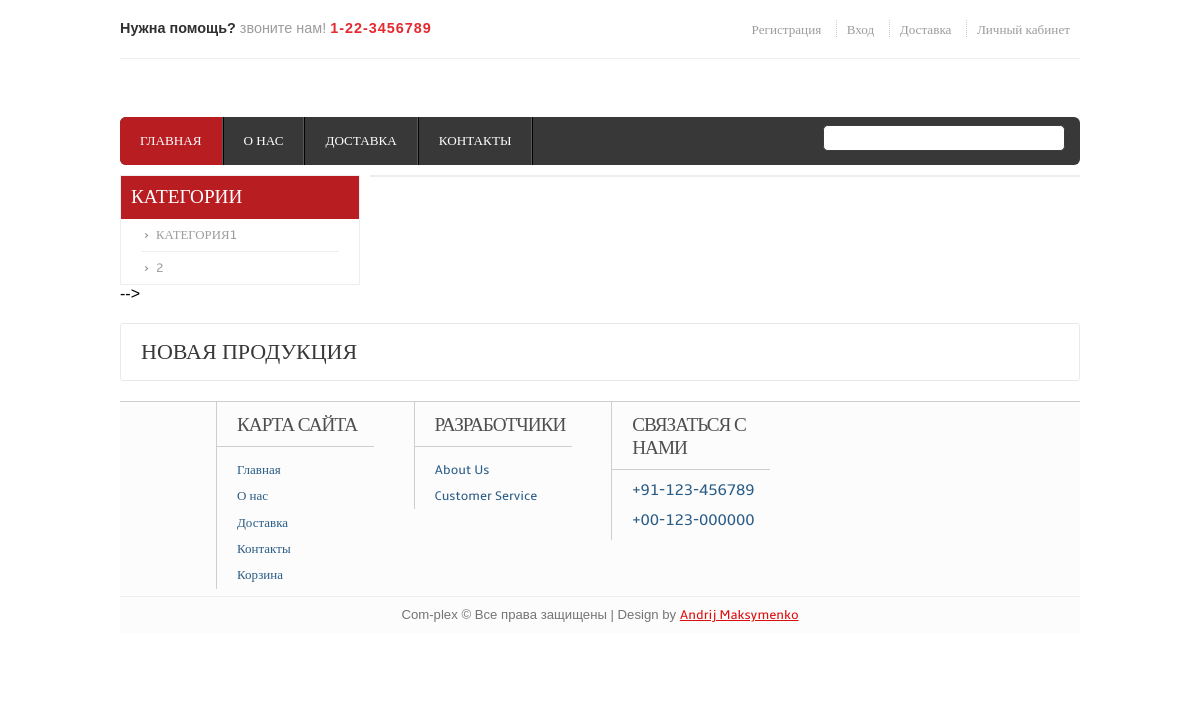
Page /product_list/1/ on the earlier database version.
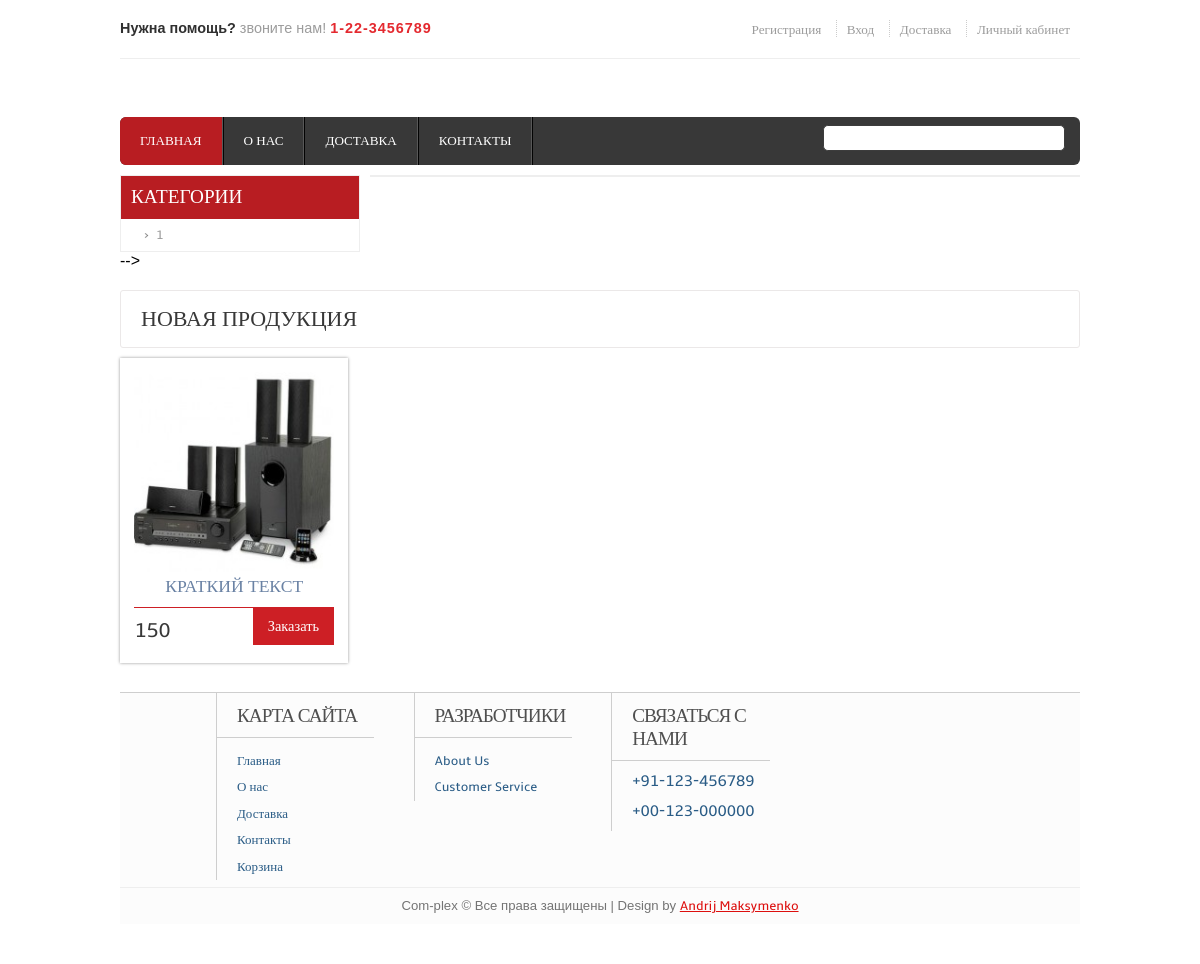
Same page on the later database version.
### product/models.py (models this page shows, shortened)
class Categories(models.Model):
    categories = models.CharField(max_length=150,
                                  verbose_name=u'Категории')
    class Meta:
        verbose_name = 'Категория'
        verbose_name_plural = 'Категории'
    def get_absolute_url(self):
        return u'/product_list/%s' % self.id

class Product(models.Model):
    DISABLE = 0
    ENABLE = 1
    HOT_NEW = 2
    STATE_CHOICE = (
        (DISABLE, 'Disable'),
        (ENABLE, 'Enable'),
        (HOT_NEW, 'Hot New'),
    )
    name = models.CharField(max_length=50, verbose_name="Продукт")
    full_text = models.TextField()
    short_text = models.TextField()
    price = models.IntegerField()
    date_creation = models.DateTimeField(auto_now_add=True)
    category = models.ForeignKey('Categories')
    mainphoto =  models.ImageField(upload_to='PhotoImage/',
                                     verbose_name=u'ГлавФото')
    photos = models.ManyToManyField('Photo',
                                    blank=True, null=True)
    miniphotos = models.ManyToManyField('Miniphoto', blank = True, null = True)
    state = models.SmallIntegerField(default=ENABLE,
                                     choices=STATE_CHOICE,
                                     verbose_name=u'Статус')
    class Meta:
        ordering = ["-date_creation"]
        verbose_name = 'Товар'
        verbose_name_plural = 'Товары'

### product/views.py (the view)
# urls.py: url(r'^product_list/(?P<id>\d+)/$', 'product_list'),
def product_list(request, id):
    categories = Categories.objects.all()
    products = Product.objects.filter(category__id=id)
    data = {'categories': categories, 'products': products}
    return render(request, 'product_list.html', data)

### profile/context_processor.py (called while the page is built)
def context_profile(request):
	not_open = 0
	if request.user.is_authenticated():
		if request.user.is_superuser:
			return {"not_to_open_this_sheet_ever":not_open}
		else:
			user = request.user
			custom_user = CustomUser.objects.get(user=user)
			return {"custom_user": custom_user}
	else:
		return {"not_to_open_this_sheet_ever":not_open}

### product/templates/product_list.html (shortened to what this page needs)
{% extends "index.html" %}
{% block content %}
	<div class="header_slide">
			<div class="header_bottom_left">
				<div class="categories">
				  <ul>
				  	<h3>Категории</h3>
				  	{% for category in categories %}
				      <li><a href="{{ category.get_absolute_url }}" id = "{{ category.id }}">{{ category.categories }}</a></li>
				    {% endfor %}
				  </ul>
				</div>
	  	     </div>
					 <div class="header_bottom_right">
					 	 <div class="slider">
							 <div id="slider">
		                </div>
		         </div>
		      </div>
		</div>
   </div>-->
 <div class="main">
    <div class="content">
    	<div class="content_top">
    		<div class="heading">
    		<h3>Новая продукция</h3>
    		</div>
    	</div>
	      <div class="section group">
	      	{% for product in products %}
				<div class="grid_1_of_4 images_1_of_4">
					 <a href="/product_detail/{{ product.id }}"><img src="{{product.mainphoto.url}}" alt="" /></a>
					 <h2>{{product.short_text}}</h2>
					<div class="price-details">
				       <div class="price-number">
							<p><span class="rupees">{{product.price}}</span></p>
					    </div>
					       		<div class="add-cart">
									<h4><a href="/product_detail/{{ product.id }}">Заказать</a></h4>
							     </div>
					</div>
				</div>
				{% endfor %}
			</div>
{% endblock %}

Differences in the rows shown:
removed Categories: categories "2"
changed Categories: categories "КАТЕГОРИЯ1" → "1"
added Product: mainphoto (picture), short_text "КРАТКИЙ ТЕКСТ", price "150"
